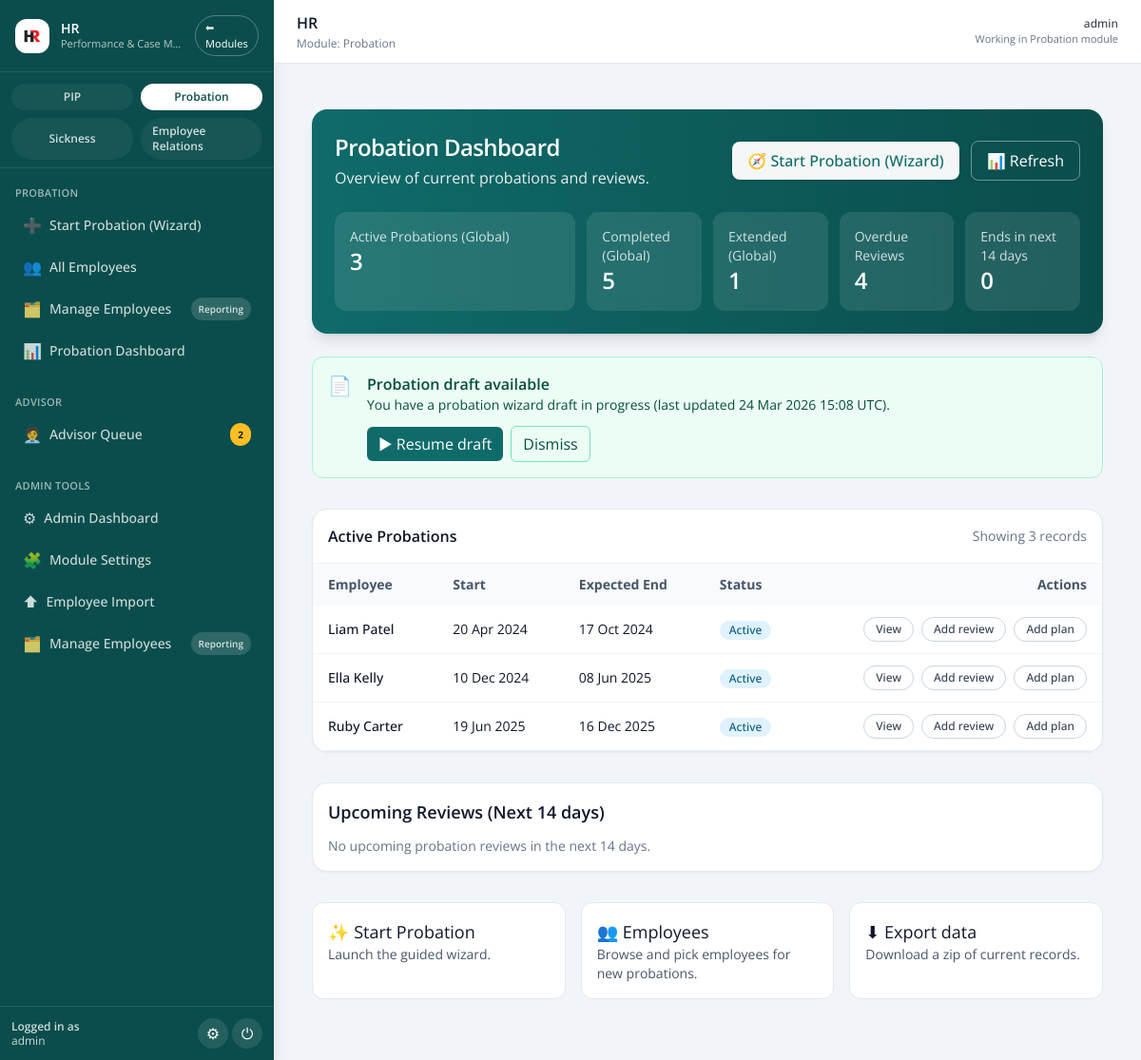
The page /probation/dashboard (signed in) on the database as committed earlier.
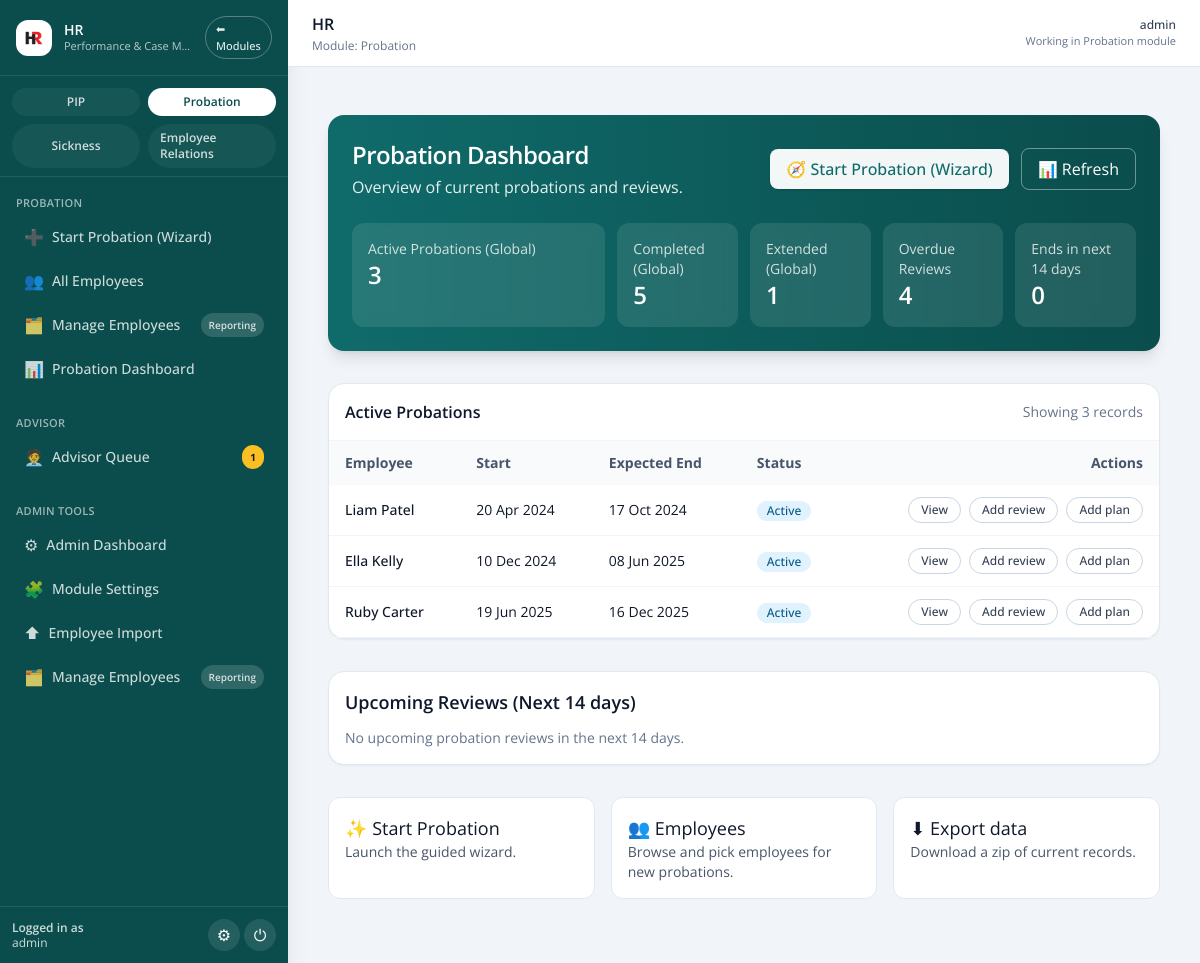
The same page on the database as committed later.
### pip_app/models.py (models this page shows)
class DraftProbation(db.Model):
    id = db.Column(db.Integer, primary_key=True)
    user_id = db.Column(
        db.Integer, db.ForeignKey("user.id"), nullable=False, index=True
    )
    employee_id = db.Column(db.Integer, nullable=True)
    step = db.Column(db.Integer, default=1)
    name = db.Column(db.String(120), default="Untitled Probation Draft")
    payload = db.Column(db.JSON, default={})
    is_dismissed = db.Column(db.Boolean, default=False)
    created_at = db.Column(
        db.DateTime(timezone=True), server_default=func.now()
    )
    updated_at = db.Column(
        db.DateTime(timezone=True),
        onupdate=func.now(),
        server_default=func.now(),
    )
    __table_args__ = (
        db.Index("ix_probation_draft_user_active", "user_id", "is_dismissed"),
    )

### pip_app/blueprints/probation.py (the view)
@probation_bp.route("/probation/dashboard")
@login_required
def probation_dashboard():
    session["active_module"] = "Probation"
    from datetime import timedelta
    today = today_local()
    soon = today + timedelta(days=14)
    q_records = _scoped_probation_query()
    q_reviews = (
        ProbationReview.query
        .join(ProbationRecord, ProbationReview.probation_id == ProbationRecord.id)
        .join(Employee)
    )
    if getattr(current_user, "organisation_id", None):
        q_reviews = q_reviews.filter(Employee.organisation_id == current_user.organisation_id)
    if current_user.admin_level == 0:
        if current_user.team_id:
            q_reviews = q_reviews.filter(Employee.team_id == current_user.team_id)
        else:
            q_reviews = q_reviews.filter(Employee.id == -1)
    global_active = q_records.filter(ProbationRecord.status == "Active").count()
    global_completed = q_records.filter(ProbationRecord.status == "Completed").count()
    global_extended = q_records.filter(ProbationRecord.status == "Extended").count()
    active_probations = (
        q_records.filter(ProbationRecord.status == "Active")
        .order_by(ProbationRecord.expected_end_date.asc().nullslast())
        .all()
    )
    upcoming_reviews = (
        q_reviews.filter(
            ProbationRecord.status == "Active",
            ProbationReview.review_date >= today,
            ProbationReview.review_date <= soon,
        )
        .order_by(ProbationReview.review_date.asc())
        .all()
    )
    overdue_reviews = (
        q_reviews.filter(
            ProbationRecord.status == "Active",
            ProbationReview.review_date < today,
        ).count()
    )
    due_soon_count = (
        q_records.filter(
            ProbationRecord.status == "Active",
            ProbationRecord.expected_end_date >= today,
            ProbationRecord.expected_end_date <= soon,
        ).count()
    )
    probation_draft = get_active_probation_draft_for_user(current_user.id)
    return render_template(
        "probation_dashboard.html",
        active_module="Probation",
        global_active=global_active,
        global_completed=global_completed,
        global_extended=global_extended,
        active_probations=active_probations,
        upcoming_reviews=upcoming_reviews,
        overdue_reviews=overdue_reviews,
        due_soon_count=due_soon_count,
        draft=probation_draft,
    )

### app.py (called while the page is built)
@login_manager.user_loader
def load_user(user_id):
    return db.session.get(User, int(user_id))

@app.context_processor
def inject_module():
    return dict(active_module=session.get('active_module'))

@app.context_processor
def inject_enabled_modules():
    try:
        if getattr(current_user, "is_authenticated", False):
            return dict(enabled_modules=get_enabled_modules(user=current_user))
        return dict(enabled_modules=get_enabled_modules())
    except Exception:
        return dict(enabled_modules={module_key: True for module_key in DEFAULT_MODULE_KEYS})

@app.context_processor
def inject_csrf_token():
    return dict(csrf_token=generate_csrf)

@app.context_processor
def inject_time_helpers():
    return {
        "now_local": now_local,
        "today_local": today_local,
        "now_utc": now_utc,
    }

def compat_url_for(endpoint, **values):
    endpoint = LEGACY_ENDPOINT_ALIASES.get(endpoint, endpoint)
    return flask_url_for(endpoint, **values)

### pip_app/blueprints/probation.py (called while the page is built)
def get_active_probation_draft_for_user(user_id: int):
    return DraftProbation.query.filter_by(user_id=user_id, is_dismissed=False).first()

### pip_app/models.py (called while the page is built)
    def is_admin(self):
        return self.admin_level >= 1

### templates/probation_dashboard.html (shortened to what the changed rows need)
{% extends "base.html" %}
{% block content %}
<div class="max-w-7xl mx-auto px-4 py-8">
  <div class="relative overflow-hidden rounded-2xl bg-gradient-to-r from-[#0f6b6a] to-[#0a4d4c] text-white p-6 shadow-lg">
    <div class="flex flex-col md:flex-row md:items-center md:justify-between gap-4">
      <div>
        <h1 class="text-2xl font-semibold tracking-tight">Probation Dashboard</h1>
      </div>
    </div>
  </div>
  {% if draft %}
  <div class="mt-6 rounded-xl border border-emerald-200 bg-emerald-50 text-emerald-900 p-4 flex items-start gap-4">
    <div class="text-xl">📄</div>
    <div class="flex-1">
      <div class="font-semibold">Probation draft available</div>
      <div class="text-sm">
        You have a probation wizard draft in progress{% if draft.updated_at %} (last updated {{ draft.updated_at.strftime('%d %b %Y %H:%M') }} UTC){% endif %}.
      </div>
      <div class="mt-3 flex items-center gap-2">
        <a href="{{ url_for('probation_resume_draft') }}"
           class="inline-flex items-center gap-2 rounded-md bg-[#0f6b6a] text-white px-3 py-1.5 hover:bg-[#0c5858]">
          ▶ Resume draft
        </a>
        <button id="dismissProbDraftBtn"
                class="inline-flex items-center gap-2 rounded-md border border-emerald-300 px-3 py-1.5 hover:bg-white">
          Dismiss
        </button>
      </div>
    </div>
  </div>
  {% endif %}
  <div class="mt-8 rounded-2xl border border-slate-200 bg-white shadow-sm">
    {% if active_probations and active_probations|length > 0 %}
    <div class="overflow-x-auto">
      <table class="min-w-full text-sm">
        <thead>
          <tr class="bg-slate-50 text-slate-600">
            <th class="text-left px-4 py-3">Employee</th>
            <th class="text-left px-4 py-3">Start</th>
            <th class="text-left px-4 py-3">Expected End</th>
            <th class="text-left px-4 py-3">Status</th>
            <th class="text-left px-4 py-3 text-right">Actions</th>
          </tr>
        </thead>
      </table>
    </div>
    {% else %}
      <div class="p-6 text-center text-slate-500 text-sm">
        No active probations{% if current_user.admin_level == 0 %} for your team{% endif %}.
      </div>
    {% endif %}
  </div>
  <div class="mt-8 rounded-2xl border border-slate-200 bg-white p-4 shadow-sm">
    <div class="flex items-center justify-between mb-3">
      <h2 class="text-lg font-semibold text-slate-900">Upcoming Reviews (Next 14 days)</h2>
    </div>
    {% set reviews = upcoming_reviews or [] %}
  </div>
</div>
{% endblock %}

### templates/base.html (shortened to what the changed rows need)
<!doctype html>
<html lang="en">
<head>
  <script src="https://cdn.tailwindcss.com"></script>
  <link rel="stylesheet" href="{{ url_for('static', filename='css/tokens.css') }}">
  <link rel="stylesheet" href="{{ url_for('static', filename='css/ui.css') }}">
</head>
<body class="bg-slate-100 text-slate-900">
{% set is_logged_in = current_user.is_authenticated if current_user is defined else False %}
{% set current_endpoint = request.endpoint or '' %}
{% set active_module = (active_module|default(None)) or session.get('active_module') %}
{% set enabled_modules = enabled_modules|default({}) %}
{% set advisor_queue_counts = advisor_queue_counts|default({'open': 0, 'unassigned': 0}) %}
{% set layout = (layout|default('')) %}
{% set hide_sidebar = ((hide_sidebar if hide_sidebar is defined else False) or (not is_logged_in) or (layout == 'fullscreen')) %}
<div class="min-h-screen flex bg-slate-100">
  {% if is_logged_in and not hide_sidebar %}
    <aside class="flex flex-col w-72 bg-[#0a4d4c] text-white shadow-xl">
      <nav class="flex-1 overflow-y-auto px-3 py-4 space-y-6 text-sm">
        {% if current_user.is_admin() %}
          <div>
            <ul class="space-y-1">
              <li>
                <a href="{{ url_for('admin.advisor_escalation_queue') }}"
                   class="flex items-center justify-between gap-2 rounded-xl px-3 py-2
                          {% if current_endpoint == 'admin.advisor_escalation_queue' %}
                            bg-white text-[#0a4d4c]
                          {% else %}
                            text-white/80 hover:bg-white/10
                          {% endif %}">
                  <span class="flex items-center gap-2 min-w-0">
                    <span class="text-base">🧑‍💼</span>
                    <span class="text-sm font-medium">Advisor Queue</span>
                  </span>
                  {% if advisor_queue_counts.open > 0 %}
                    <span class="inline-flex items-center rounded-full bg-amber-400 px-2 py-0.5 text-[10px] font-bold text-slate-900">
                      {{ advisor_queue_counts.open }}
                    </span>
                  {% else %}
                    <span class="inline-flex items-center rounded-full bg-white/15 px-2 py-0.5 text-[10px] font-semibold text-inherit">
                      0
                    </span>
                  {% endif %}
                </a>
              </li>
            </ul>
          </div>
        {% endif %}
      </nav>
    </aside>
  {% endif %}
  <div class="flex-1 flex flex-col min-w-0">
    <header class="w-full border-b border-slate-200 bg-white">
      <div class="px-4 sm:px-6 py-3 flex items-center justify-between gap-3">
        <div class="flex items-center gap-3">
          <div>
            {% block page_title %}
              <h1 class="text-base font-semibold text-slate-900">
                HR
              </h1>
            {% endblock %}
          </div>
        </div>
      </div>
    </header>
    <main class="flex-1 min-w-0 px-4 sm:px-6 pb-8">
      {% block content %}{% endblock %}
    </main>
  </div>
</div>
</body>
</html>

Rows that differ between the two databases and show on the page:
no longer on this page (row edited): DraftProbation: updated_at "24 Mar 2026 15:08"
Other text that changed with them:
{{ advisor_queue_counts.open }}: "2" → "1"
text no longer shown: "📄 Probation draft available You have a probation wizard draft in progress (last updated UTC) . ▶ Resume draft Dismiss"
